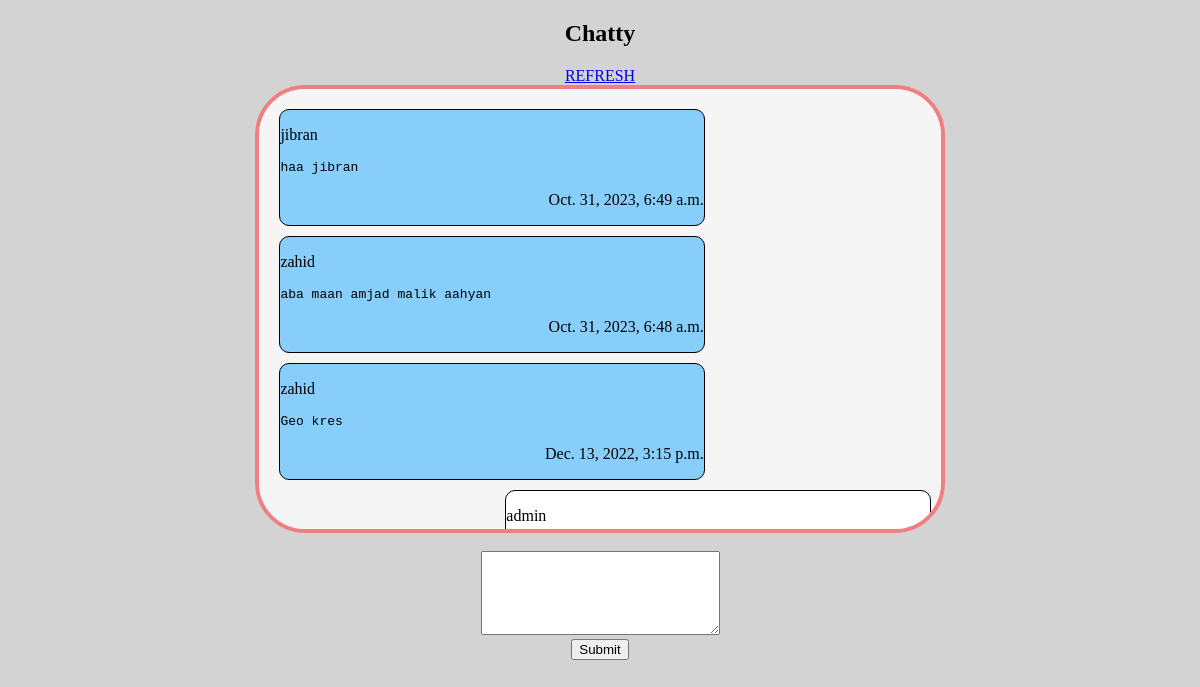
The app's page /chat (signed in) with its own data.
### chat_app/models.py (models this page shows, shortened)
class Message(models.Model):
    msg=models.TextField()
    sender=models.ForeignKey(CustomUser, on_delete=models.CASCADE)
    date=models.DateTimeField(auto_now=True)

class CustomUser(AbstractBaseUser):
    email=models.EmailField(verbose_name="Email Address", unique=True)
    name=models.CharField(verbose_name="Full Name", max_length=123)
    phone=models.IntegerField(verbose_name="Phone Number")
    is_active=models.BooleanField(default=True)
    is_admin=models.BooleanField(default=False)
    is_staff=models.BooleanField(default=False)
    is_superuser=models.BooleanField(default=False)
    object=CustomUserManager()
    USERNAME_FIELD='email'
    REQUIRED_FIELDS=['name', 'phone']

### chat_app/views.py (the view)
# urls.py: path("chat", views.chat, name="chat"),
@login_required(login_url="login")
def chat(request):
    if request.method=='POST':
        msg=request.POST.get("msg")
        obj=Message()
        obj.msg=msg
        obj.sender=request.user
        obj.save()
    messages=Message.objects.all().order_by("-date")
    usr=request.user
    return render(request, "chat.html", {'messages':messages, 'usr':usr})

### chat_app/templates/chat.html (shortened to what this page needs)
<!DOCTYPE html>
    <head>
    </head>
    <body>
        <h2 align="center">Chatty</h2>
        <center><a href="chat">REFRESH</a></center>
        <div class="main_div">
            {%for msg in messages%}
            {%if msg.sender.email != usr.email%}
            <div class="recieved_msg">
                <p id="name">{{msg.sender.name}}</p>
                <pre>{{msg.msg}}</pre>
                <p id="date">{{msg.date}}</p>
            </div>
            {%endif%}
            {%if msg.sender.email == usr.email%}
            <div class="send_msg">
                <p id="name">{{msg.sender.name}}</p>
            </div>
            {%endif%}
            {%endfor%}
        </div>
        <br>
        <center>
        <form method="post">
            <textarea name="msg" style="height: 78px; width: 233px;"></textarea>
            <br>
            <input type="submit">
        </form>
        </center>
    </body>
</html>

### chat_app/templates/chat.html (style rules this page uses)
body { background-color: lightgray; }
.main_div { width: 55%; height: 420px; border: 4px solid lightcoral; border-radius: 50px; margin: auto; background-color: whitesmoke; overflow: auto; padding: 10px; padding-left: 20px; }
.recieved_msg { width: 65%; border: 1px solid black; height: auto; background-color: lightskyblue; border-radius: 10px; margin-top: 10px; }
.recieved_msg #date { text-align: right; }
.send_msg { width: 65%; border: 1px solid black; height: auto; background-color: white; border-radius: 10px; margin-left: auto; margin-top: 10px; }

### records on screen
Message: sender.name "jibran", msg "haa jibran", date "Oct. 31, 2023, 6:49 a.m."
Message: sender.name "zahid", msg "aba maan amjad malik aahyan", date "Oct. 31, 2023, 6:48 a.m."
Message: sender.name "zahid", msg "Geo kres", date "Dec. 13, 2022, 3:15 p.m."
Message: sender.name "admin"
